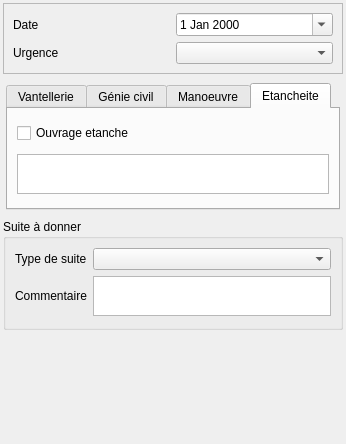
<?xml version="1.0" encoding="UTF-8"?>
<ui version="4.0">
 <class>Form</class>
 <widget class="QWidget" name="Form">
  <property name="geometry">
   <rect>
    <x>0</x>
    <y>0</y>
    <width>346</width>
    <height>444</height>
   </rect>
  </property>
  <property name="windowTitle">
   <string>Form</string>
  </property>
  <layout class="QVBoxLayout" name="verticalLayout">
   <property name="margin">
    <number>3</number>
   </property>
   <item>
    <widget class="QFrame" name="frame">
     <property name="frameShape">
      <enum>QFrame::StyledPanel</enum>
     </property>
     <property name="frameShadow">
      <enum>QFrame::Raised</enum>
     </property>
     <layout class="QGridLayout" name="gridLayout_3">
      <item row="0" column="1">
       <widget class="QDateEdit" name="dateEdit">
        <property name="calendarPopup">
         <bool>true</bool>
        </property>
       </widget>
      </item>
      <item row="0" column="0">
       <widget class="QLabel" name="label">
        <property name="text">
         <string>Date</string>
        </property>
       </widget>
      </item>
      <item row="1" column="0">
       <widget class="QLabel" name="label_5">
        <property name="text">
         <string>Urgence</string>
        </property>
       </widget>
      </item>
      <item row="1" column="1">
       <widget class="QComboBox" name="comboBox_urgence"/>
      </item>
     </layout>
    </widget>
   </item>
   <item>
    <widget class="QStackedWidget" name="stackedWidget">
     <property name="currentIndex">
      <number>1</number>
     </property>
     <widget class="QWidget" name="page">
      <layout class="QGridLayout" name="gridLayout" columnstretch="1,5,1">
       <item row="5" column="0">
        <widget class="QLabel" name="label_6">
         <property name="text">
          <string>Evolution</string>
         </property>
        </widget>
       </item>
       <item row="1" column="0">
        <widget class="QLabel" name="label_2">
         <property name="text">
          <string>Nombre</string>
         </property>
        </widget>
       </item>
       <item row="1" column="1">
        <widget class="QSpinBox" name="spinBox_nombre">
         <property name="minimum">
          <number>-1</number>
         </property>
        </widget>
       </item>
       <item row="3" column="0">
        <widget class="QLabel" name="label_7">
         <property name="text">
          <string>Commentaire</string>
         </property>
        </widget>
       </item>
       <item row="1" column="2">
        <widget class="QToolButton" name="toolButton_calc_nb">
         <property name="text">
          <string/>
         </property>
         <property name="icon">
          <iconset>
           <normaloff>:/plugins/Lamia/icons/numpad.png</normaloff>:/plugins/Lamia/icons/numpad.png</iconset>
         </property>
        </widget>
       </item>
       <item row="3" column="1" colspan="2">
        <widget class="QTextEdit" name="textEdit_comm">
         <property name="sizePolicy">
          <sizepolicy hsizetype="Expanding" vsizetype="Expanding">
           <horstretch>0</horstretch>
           <verstretch>0</verstretch>
          </sizepolicy>
         </property>
         <property name="maximumSize">
          <size>
           <width>16777215</width>
           <height>40</height>
          </size>
         </property>
        </widget>
       </item>
       <item row="5" column="1" colspan="2">
        <widget class="QTextEdit" name="textEdit_evolution">
         <property name="sizePolicy">
          <sizepolicy hsizetype="Expanding" vsizetype="Expanding">
           <horstretch>0</horstretch>
           <verstretch>0</verstretch>
          </sizepolicy>
         </property>
         <property name="maximumSize">
          <size>
           <width>16777215</width>
           <height>40</height>
          </size>
         </property>
        </widget>
       </item>
      </layout>
     </widget>
     <widget class="QWidget" name="page_2">
      <layout class="QVBoxLayout" name="verticalLayout_3">
       <property name="spacing">
        <number>3</number>
       </property>
       <property name="margin">
        <number>3</number>
       </property>
       <item>
        <widget class="QTabWidget" name="tabWidget">
         <property name="currentIndex">
          <number>3</number>
         </property>
         <widget class="QWidget" name="tab">
          <attribute name="title">
           <string>Vantellerie</string>
          </attribute>
          <layout class="QVBoxLayout" name="verticalLayout_4">
           <item>
            <widget class="QComboBox" name="comboBox_etatvantellerie"/>
           </item>
           <item>
            <widget class="QTextBrowser" name="textBrowser_vanteleriecom">
             <property name="maximumSize">
              <size>
               <width>16777215</width>
               <height>40</height>
              </size>
             </property>
            </widget>
           </item>
          </layout>
         </widget>
         <widget class="QWidget" name="tab_2">
          <attribute name="title">
           <string>Génie civil</string>
          </attribute>
          <layout class="QVBoxLayout" name="verticalLayout_5">
           <item>
            <widget class="QComboBox" name="comboBox_etatGC"/>
           </item>
           <item>
            <widget class="QTextBrowser" name="textBrowser_etatGC">
             <property name="maximumSize">
              <size>
               <width>16777215</width>
               <height>40</height>
              </size>
             </property>
            </widget>
           </item>
          </layout>
         </widget>
         <widget class="QWidget" name="tab_3">
          <attribute name="title">
           <string>Manoeuvre</string>
          </attribute>
          <layout class="QVBoxLayout" name="verticalLayout_6">
           <item>
            <widget class="QComboBox" name="comboBox_manoeuvre"/>
           </item>
           <item>
            <widget class="QTextBrowser" name="textBrowser_manoeuvre">
             <property name="maximumSize">
              <size>
               <width>16777215</width>
               <height>40</height>
              </size>
             </property>
            </widget>
           </item>
          </layout>
         </widget>
         <widget class="QWidget" name="tab_4">
          <attribute name="title">
           <string>Etancheite</string>
          </attribute>
          <layout class="QVBoxLayout" name="verticalLayout_7">
           <item>
            <widget class="QCheckBox" name="checkBox_etancheite">
             <property name="text">
              <string>Ouvrage etanche</string>
             </property>
            </widget>
           </item>
           <item>
            <widget class="QTextBrowser" name="textBrowser__etancheite">
             <property name="maximumSize">
              <size>
               <width>16777215</width>
               <height>40</height>
              </size>
             </property>
            </widget>
           </item>
          </layout>
         </widget>
        </widget>
       </item>
      </layout>
     </widget>
     <widget class="QWidget" name="page_3">
      <layout class="QVBoxLayout" name="verticalLayout_2">
       <item>
        <widget class="QLabel" name="label_9">
         <property name="text">
          <string>Equip</string>
         </property>
        </widget>
       </item>
      </layout>
     </widget>
    </widget>
   </item>
   <item>
    <widget class="QGroupBox" name="groupBox">
     <property name="title">
      <string>Suite à donner</string>
     </property>
     <layout class="QGridLayout" name="gridLayout_4">
      <item row="1" column="0">
       <widget class="QLabel" name="label_8">
        <property name="text">
         <string>Commentaire</string>
        </property>
       </widget>
      </item>
      <item row="0" column="0">
       <widget class="QLabel" name="label_4">
        <property name="text">
         <string>Type de suite</string>
        </property>
       </widget>
      </item>
      <item row="0" column="1">
       <widget class="QComboBox" name="comboBox_typesuite"/>
      </item>
      <item row="1" column="1">
       <widget class="QTextEdit" name="textEdit_suite">
        <property name="sizePolicy">
         <sizepolicy hsizetype="Expanding" vsizetype="Expanding">
          <horstretch>0</horstretch>
          <verstretch>0</verstretch>
         </sizepolicy>
        </property>
        <property name="maximumSize">
         <size>
          <width>16777215</width>
          <height>40</height>
         </size>
        </property>
       </widget>
      </item>
     </layout>
    </widget>
   </item>
   <item>
    <spacer name="verticalSpacer">
     <property name="orientation">
      <enum>Qt::Vertical</enum>
     </property>
     <property name="sizeHint" stdset="0">
      <size>
       <width>20</width>
       <height>40</height>
      </size>
     </property>
    </spacer>
   </item>
  </layout>
 </widget>
 <resources/>
 <connections/>
</ui>
